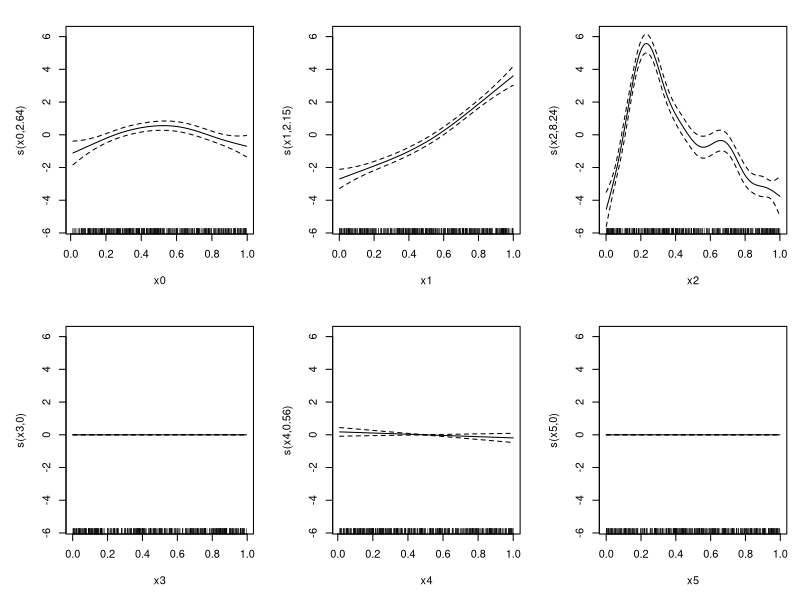
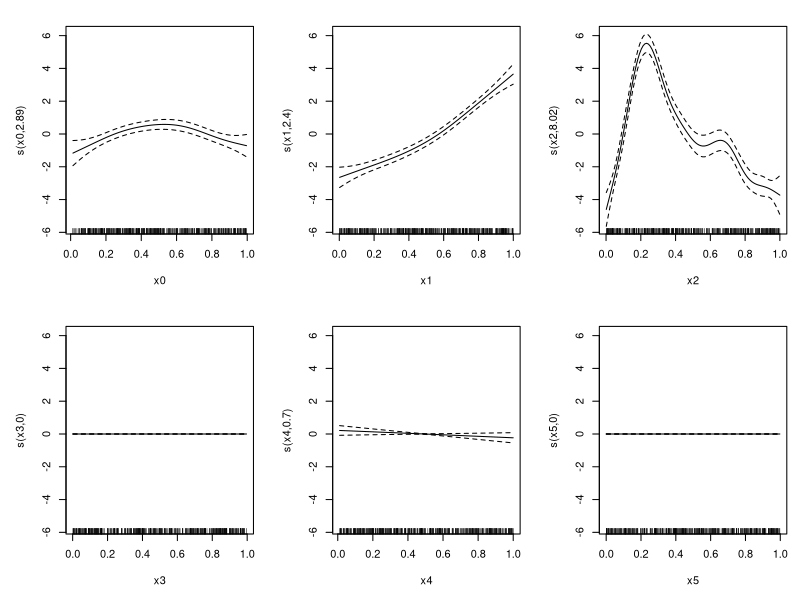
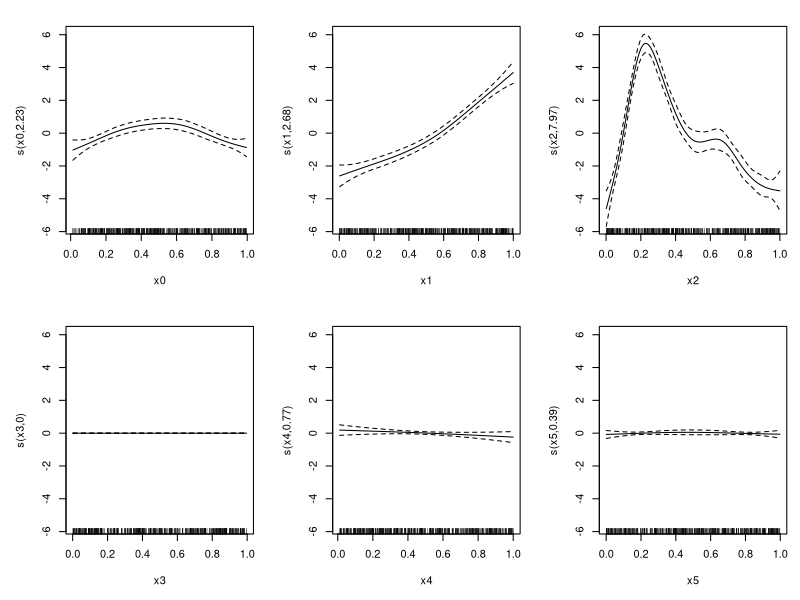

R code for these plots, in order:
library(mgcv)


### Name: step.gam
### Title: Alternatives to step.gam
### Aliases: step.gam
### Keywords: models regression

### ** Examples

## an example of GCV based model selection as
## an alternative to stepwise selection, using
## shrinkage smoothers...
library(mgcv)
set.seed(0);n <- 400
dat <- gamSim(1,n=n,scale=2)
dat$x4 <- runif(n, 0, 1)
dat$x5 <- runif(n, 0, 1)
attach(dat)
## Note the increased gamma parameter below to favour
## slightly smoother models...
b<-gam(y~s(x0,bs="ts")+s(x1,bs="ts")+s(x2,bs="ts")+
   s(x3,bs="ts")+s(x4,bs="ts")+s(x5,bs="ts"),gamma=1.4)
summary(b)
plot(b,pages=1)

## Same again using REML/ML
b<-gam(y~s(x0,bs="ts")+s(x1,bs="ts")+s(x2,bs="ts")+
   s(x3,bs="ts")+s(x4,bs="ts")+s(x5,bs="ts"),method="REML")
summary(b)
plot(b,pages=1)

## And once more, but using the null space penalization
b<-gam(y~s(x0,bs="cr")+s(x1,bs="cr")+s(x2,bs="cr")+
   s(x3,bs="cr")+s(x4,bs="cr")+s(x5,bs="cr"),
   method="REML",select=TRUE)
summary(b)
plot(b,pages=1)


detach(dat);rm(dat)
